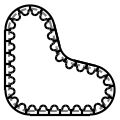

The script that saved this image:
import matplotlib.pyplot as plt
import matplotlib.collections as mcoll
import os
import sys
import math


from belt_geometry import BeltSystem, SmoothPulley, ToothedPulley, GT3_3MM, BeltFace, Belt, Vec2


# Generates the icon

profile = GT3_3MM

disp = 8

tooth_count = 12

p1 = ToothedPulley(
    teeth=tooth_count,
    coords=(-disp, disp),
    profile=profile,
    name="Pulley 1",
)

p = 0.5
p2 = SmoothPulley(
    diameter=10,
    coords=(disp*p, disp*p),
    profile=profile,
    name="Idler",
)

p3 = ToothedPulley(
    teeth=tooth_count,
    coords=(disp, -disp),
    profile=profile,
    name="Pulley 3",
)

p4 = ToothedPulley(
    teeth=tooth_count,
    coords=(-disp, -disp),
    profile=profile,
    name="Pulley 2",
)

routing = [BeltFace.FRONT, BeltFace.BACK, BeltFace.FRONT, BeltFace.FRONT]
midline = Belt(circles=[p1, p2, p3, p4], topology=routing, allow_crossing=True)

belt_length = midline.total_length

target_length = belt_length // profile.pitch * profile.pitch
midline.find_movable_circle_position(target_length, 1, Vec2([1, 1]), method="secant")

system = BeltSystem(
    belt=midline,
    profile=profile,
)

fig, ax = system.plot(show=False, detailed=False)
ax.set_aspect("equal", adjustable="datalim")
ax.axis("off")
fig.subplots_adjust(left=0, right=1, bottom=0, top=1)

for collection in ax.collections:
    if isinstance(collection, mcoll.LineCollection):
        collection.set_linewidth(0.5)

aspect = 1
width_pixels = 120
width_inch = width_pixels / 300 # 1 dpi = 300 pixels as specified in the savefig
fig.set_size_inches(width_inch, width_inch*aspect)


# Multi-colored text separated into three aligned blocks
base_y = 25
base_x = -30

font_size = 9

#ax.text(base_x, base_y, "Timing", fontsize=font_size, color="#E04006", fontweight="bold")
#ax.text(base_x + 38, base_y, "Belt", fontsize=font_size, color="#3776AB", fontweight="bold")
#ax.text(base_x + 3.5, base_y*0.6, "Generator", fontsize=font_size, color="#E9B815", fontweight="bold")

ax.axis("off")



fig.savefig("icon.png", dpi=300)

plt.show()

print(width_inch)
